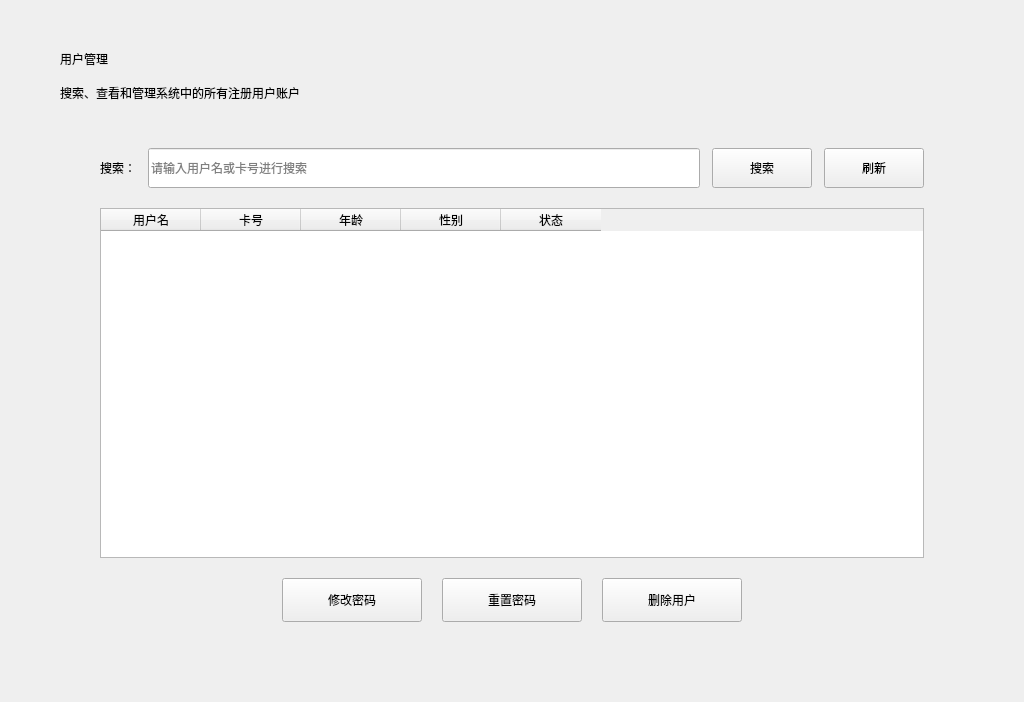
<?xml version="1.0" encoding="UTF-8"?>
<ui version="4.0">
 <class>userManagement</class>
 <widget class="QWidget" name="userManagement">
  <property name="geometry">
   <rect>
    <x>0</x>
    <y>0</y>
    <width>1024</width>
    <height>600</height>
   </rect>
  </property>
  <property name="windowTitle">
   <string>用户管理</string>
  </property>
  <layout class="QVBoxLayout" name="pageOuterLayout">
   <property name="leftMargin">
    <number>60</number>
   </property>
   <property name="topMargin">
    <number>50</number>
   </property>
   <property name="rightMargin">
    <number>60</number>
   </property>
   <property name="bottomMargin">
    <number>50</number>
   </property>
   <property name="spacing">
    <number>16</number>
   </property>
   <item>
    <widget class="QLabel" name="pageTitleLabel">
     <property name="text">
      <string>用户管理</string>
     </property>
    </widget>
   </item>
   <item>
    <widget class="QLabel" name="pageSubtitleLabel">
     <property name="text">
      <string>搜索、查看和管理系统中的所有注册用户账户</string>
     </property>
    </widget>
   </item>
   <item>
    <widget class="QWidget" name="formCardWidget" native="true">
     <layout class="QVBoxLayout" name="cardLayout">
      <property name="leftMargin">
       <number>40</number>
      </property>
      <property name="topMargin">
       <number>30</number>
      </property>
      <property name="rightMargin">
       <number>40</number>
      </property>
      <property name="bottomMargin">
       <number>30</number>
      </property>
      <property name="spacing">
       <number>20</number>
      </property>
      <item>
       <layout class="QHBoxLayout" name="searchRow">
        <property name="spacing">
         <number>12</number>
        </property>
        <item>
         <widget class="QLabel" name="searchLabel">
          <property name="text">
           <string>搜索：</string>
          </property>
         </widget>
        </item>
        <item>
         <widget class="QLineEdit" name="searchEdit">
          <property name="minimumSize">
           <size>
            <width>0</width>
            <height>40</height>
           </size>
          </property>
          <property name="placeholderText">
           <string>请输入用户名或卡号进行搜索</string>
          </property>
         </widget>
        </item>
        <item>
         <widget class="QPushButton" name="searchBtn">
          <property name="minimumSize">
           <size>
            <width>100</width>
            <height>40</height>
           </size>
          </property>
          <property name="text">
           <string>搜索</string>
          </property>
         </widget>
        </item>
        <item>
         <widget class="QPushButton" name="refreshBtn">
          <property name="minimumSize">
           <size>
            <width>100</width>
            <height>40</height>
           </size>
          </property>
          <property name="text">
           <string>刷新</string>
          </property>
         </widget>
        </item>
       </layout>
      </item>
      <item>
       <widget class="QTableWidget" name="tableWidget">
        <property name="sizePolicy">
         <sizepolicy hsizetype="Expanding" vsizetype="Expanding">
          <horstretch>0</horstretch>
          <verstretch>0</verstretch>
         </sizepolicy>
        </property>
        <property name="minimumSize">
         <size>
          <width>0</width>
          <height>350</height>
         </size>
        </property>
        <property name="editTriggers">
         <set>QAbstractItemView::NoEditTriggers</set>
        </property>
        <property name="selectionBehavior">
         <enum>QAbstractItemView::SelectRows</enum>
        </property>
        <property name="selectionMode">
         <enum>QAbstractItemView::SingleSelection</enum>
        </property>
        <column>
         <property name="text">
          <string>用户名</string>
         </property>
        </column>
        <column>
         <property name="text">
          <string>卡号</string>
         </property>
        </column>
        <column>
         <property name="text">
          <string>年龄</string>
         </property>
        </column>
        <column>
         <property name="text">
          <string>性别</string>
         </property>
        </column>
        <column>
         <property name="text">
          <string>状态</string>
         </property>
        </column>
       </widget>
      </item>
      <item>
       <layout class="QHBoxLayout" name="btnRow">
        <item>
         <spacer name="btnLeftSpacer">
          <property name="orientation">
           <enum>Qt::Horizontal</enum>
          </property>
          <property name="sizeHint" stdset="0">
           <size>
            <width>40</width>
            <height>20</height>
           </size>
          </property>
         </spacer>
        </item>
        <item>
         <widget class="QPushButton" name="changePwdBtn">
          <property name="minimumSize">
           <size>
            <width>140</width>
            <height>44</height>
           </size>
          </property>
          <property name="text">
           <string>修改密码</string>
          </property>
         </widget>
        </item>
        <item>
         <widget class="QPushButton" name="resetPwdBtn">
          <property name="minimumSize">
           <size>
            <width>140</width>
            <height>44</height>
           </size>
          </property>
          <property name="text">
           <string>重置密码</string>
          </property>
         </widget>
        </item>
        <item>
         <widget class="QPushButton" name="deleteUserBtn">
          <property name="minimumSize">
           <size>
            <width>140</width>
            <height>44</height>
           </size>
          </property>
          <property name="text">
           <string>删除用户</string>
          </property>
         </widget>
        </item>
        <item>
         <spacer name="btnRightSpacer">
          <property name="orientation">
           <enum>Qt::Horizontal</enum>
          </property>
          <property name="sizeHint" stdset="0">
           <size>
            <width>40</width>
            <height>20</height>
           </size>
          </property>
         </spacer>
        </item>
       </layout>
      </item>
     </layout>
    </widget>
   </item>
   <item>
    <spacer name="bottomSpacer">
     <property name="orientation">
      <enum>Qt::Vertical</enum>
     </property>
     <property name="sizeHint" stdset="0">
      <size>
       <width>20</width>
       <height>40</height>
      </size>
     </property>
    </spacer>
   </item>
  </layout>
 </widget>
 <resources/>
 <connections/>
</ui>
